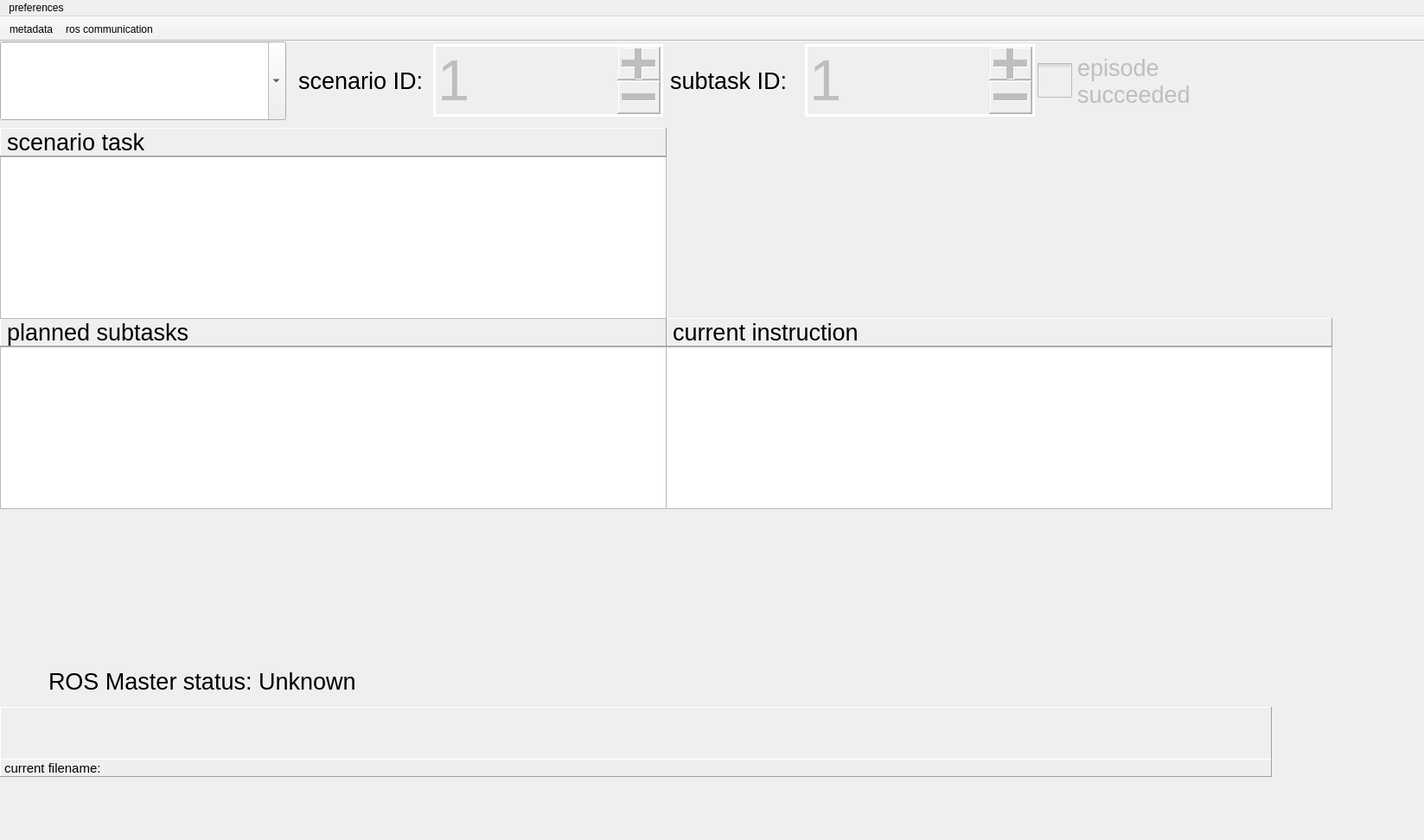
<?xml version="1.0" encoding="UTF-8"?>
<ui version="4.0">
 <class>MainWindow</class>
 <widget class="QMainWindow" name="MainWindow">
  <property name="geometry">
   <rect>
    <x>0</x>
    <y>0</y>
    <width>1647</width>
    <height>972</height>
   </rect>
  </property>
  <property name="sizePolicy">
   <sizepolicy hsizetype="Fixed" vsizetype="Fixed">
    <horstretch>0</horstretch>
    <verstretch>0</verstretch>
   </sizepolicy>
  </property>
  <property name="windowTitle">
   <string>ROS Bag Logger</string>
  </property>
  <widget class="QWidget" name="centralwidget">
   <widget class="QWidget" name="horizontalLayoutWidget">
    <property name="geometry">
     <rect>
      <x>770</x>
      <y>100</y>
      <width>871</width>
      <height>221</height>
     </rect>
    </property>
    <layout class="QHBoxLayout" name="horizontalLayout">
     <item>
      <widget class="QLabel" name="start_button">
       <property name="enabled">
        <bool>false</bool>
       </property>
       <property name="minimumSize">
        <size>
         <width>100</width>
         <height>100</height>
        </size>
       </property>
       <property name="maximumSize">
        <size>
         <width>200</width>
         <height>200</height>
        </size>
       </property>
       <property name="text">
        <string/>
       </property>
       <property name="pixmap">
        <pixmap>resources/start_button.png</pixmap>
       </property>
       <property name="scaledContents">
        <bool>true</bool>
       </property>
      </widget>
     </item>
     <item>
      <widget class="QLabel" name="stop_button">
       <property name="enabled">
        <bool>false</bool>
       </property>
       <property name="minimumSize">
        <size>
         <width>100</width>
         <height>100</height>
        </size>
       </property>
       <property name="maximumSize">
        <size>
         <width>200</width>
         <height>200</height>
        </size>
       </property>
       <property name="text">
        <string/>
       </property>
       <property name="pixmap">
        <pixmap>resources/stop_button.png</pixmap>
       </property>
       <property name="scaledContents">
        <bool>true</bool>
       </property>
      </widget>
     </item>
     <item>
      <widget class="QLabel" name="save_button">
       <property name="enabled">
        <bool>false</bool>
       </property>
       <property name="minimumSize">
        <size>
         <width>100</width>
         <height>100</height>
        </size>
       </property>
       <property name="maximumSize">
        <size>
         <width>200</width>
         <height>200</height>
        </size>
       </property>
       <property name="text">
        <string/>
       </property>
       <property name="pixmap">
        <pixmap>resources/save_button.png</pixmap>
       </property>
       <property name="scaledContents">
        <bool>true</bool>
       </property>
      </widget>
     </item>
     <item>
      <widget class="QLabel" name="discard_button">
       <property name="enabled">
        <bool>false</bool>
       </property>
       <property name="minimumSize">
        <size>
         <width>100</width>
         <height>100</height>
        </size>
       </property>
       <property name="maximumSize">
        <size>
         <width>200</width>
         <height>200</height>
        </size>
       </property>
       <property name="text">
        <string/>
       </property>
       <property name="pixmap">
        <pixmap>resources/discard_button.png</pixmap>
       </property>
       <property name="scaledContents">
        <bool>true</bool>
       </property>
      </widget>
     </item>
    </layout>
   </widget>
   <widget class="QLabel" name="rosbag_srv_status">
    <property name="geometry">
     <rect>
      <x>0</x>
      <y>770</y>
      <width>1471</width>
      <height>61</height>
     </rect>
    </property>
    <property name="font">
     <font>
      <pointsize>20</pointsize>
     </font>
    </property>
    <property name="frameShape">
     <enum>QFrame::Panel</enum>
    </property>
    <property name="frameShadow">
     <enum>QFrame::Raised</enum>
    </property>
    <property name="text">
     <string/>
    </property>
   </widget>
   <widget class="QLabel" name="current_filename">
    <property name="geometry">
     <rect>
      <x>0</x>
      <y>830</y>
      <width>1471</width>
      <height>21</height>
     </rect>
    </property>
    <property name="font">
     <font>
      <pointsize>11</pointsize>
     </font>
    </property>
    <property name="frameShape">
     <enum>QFrame::Panel</enum>
    </property>
    <property name="frameShadow">
     <enum>QFrame::Raised</enum>
    </property>
    <property name="text">
     <string>current filename: </string>
    </property>
   </widget>
   <widget class="QComboBox" name="instruction_source">
    <property name="geometry">
     <rect>
      <x>0</x>
      <y>0</y>
      <width>331</width>
      <height>91</height>
     </rect>
    </property>
    <property name="font">
     <font>
      <pointsize>20</pointsize>
     </font>
    </property>
    <property name="editable">
     <bool>true</bool>
    </property>
    <property name="currentText">
     <string/>
    </property>
   </widget>
   <widget class="QWidget" name="verticalLayoutWidget">
    <property name="geometry">
     <rect>
      <x>770</x>
      <y>320</y>
      <width>771</width>
      <height>221</height>
     </rect>
    </property>
    <layout class="QVBoxLayout" name="verticalLayout">
     <property name="spacing">
      <number>0</number>
     </property>
     <item>
      <widget class="QLabel" name="enter_instruction_label">
       <property name="font">
        <font>
         <pointsize>20</pointsize>
        </font>
       </property>
       <property name="frameShape">
        <enum>QFrame::Panel</enum>
       </property>
       <property name="frameShadow">
        <enum>QFrame::Raised</enum>
       </property>
       <property name="text">
        <string>current instruction</string>
       </property>
      </widget>
     </item>
     <item>
      <widget class="QPlainTextEdit" name="current_instruction">
       <property name="font">
        <font>
         <pointsize>18</pointsize>
        </font>
       </property>
      </widget>
     </item>
    </layout>
   </widget>
   <widget class="QWidget" name="horizontalLayoutWidget_4">
    <property name="geometry">
     <rect>
      <x>0</x>
      <y>710</y>
      <width>412</width>
      <height>61</height>
     </rect>
    </property>
    <layout class="QHBoxLayout" name="horizontalLayout_4">
     <item>
      <widget class="QLabel" name="roscore_status">
       <property name="minimumSize">
        <size>
         <width>50</width>
         <height>50</height>
        </size>
       </property>
       <property name="maximumSize">
        <size>
         <width>50</width>
         <height>50</height>
        </size>
       </property>
       <property name="frameShape">
        <enum>QFrame::NoFrame</enum>
       </property>
       <property name="frameShadow">
        <enum>QFrame::Sunken</enum>
       </property>
       <property name="text">
        <string/>
       </property>
       <property name="pixmap">
        <pixmap>resources/discard_button.png</pixmap>
       </property>
       <property name="scaledContents">
        <bool>true</bool>
       </property>
      </widget>
     </item>
     <item>
      <widget class="QLabel" name="ros_connected_label">
       <property name="font">
        <font>
         <pointsize>20</pointsize>
        </font>
       </property>
       <property name="text">
        <string>ROS Master status: Unknown</string>
       </property>
      </widget>
     </item>
    </layout>
   </widget>
   <widget class="QCheckBox" name="episode_succeeded">
    <property name="enabled">
     <bool>false</bool>
    </property>
    <property name="geometry">
     <rect>
      <x>1200</x>
      <y>0</y>
      <width>221</width>
      <height>91</height>
     </rect>
    </property>
    <property name="font">
     <font>
      <pointsize>20</pointsize>
     </font>
    </property>
    <property name="styleSheet">
     <string notr="true">QCheckBox::indicator {
     width: 40px;
     height: 40px;
}</string>
    </property>
    <property name="text">
     <string>episode
succeeded</string>
    </property>
   </widget>
   <widget class="QWidget" name="horizontalLayoutWidget_2">
    <property name="geometry">
     <rect>
      <x>340</x>
      <y>0</y>
      <width>427</width>
      <height>91</height>
     </rect>
    </property>
    <layout class="QHBoxLayout" name="horizontalLayout_2">
     <item>
      <spacer name="horizontalSpacer">
       <property name="orientation">
        <enum>Qt::Horizontal</enum>
       </property>
       <property name="sizeType">
        <enum>QSizePolicy::Fixed</enum>
       </property>
       <property name="sizeHint" stdset="0">
        <size>
         <width>5</width>
         <height>0</height>
        </size>
       </property>
      </spacer>
     </item>
     <item>
      <widget class="QLabel" name="label">
       <property name="enabled">
        <bool>true</bool>
       </property>
       <property name="maximumSize">
        <size>
         <width>150</width>
         <height>16777215</height>
        </size>
       </property>
       <property name="font">
        <font>
         <pointsize>20</pointsize>
        </font>
       </property>
       <property name="text">
        <string>scenario ID:</string>
       </property>
      </widget>
     </item>
     <item>
      <widget class="QSpinBox" name="episode_id">
       <property name="enabled">
        <bool>false</bool>
       </property>
       <property name="font">
        <font>
         <pointsize>50</pointsize>
        </font>
       </property>
       <property name="styleSheet">
        <string notr="true">QSpinBox::down-button{
    width: 50
}
QSpinBox::up-button{
    width: 50
}</string>
       </property>
       <property name="wrapping">
        <bool>false</bool>
       </property>
       <property name="buttonSymbols">
        <enum>QAbstractSpinBox::PlusMinus</enum>
       </property>
       <property name="suffix">
        <string/>
       </property>
       <property name="minimum">
        <number>1</number>
       </property>
       <property name="maximum">
        <number>999</number>
       </property>
      </widget>
     </item>
    </layout>
   </widget>
   <widget class="QWidget" name="verticalLayoutWidget_2">
    <property name="geometry">
     <rect>
      <x>0</x>
      <y>320</y>
      <width>771</width>
      <height>221</height>
     </rect>
    </property>
    <layout class="QVBoxLayout" name="verticalLayout_2">
     <property name="spacing">
      <number>0</number>
     </property>
     <item>
      <widget class="QLabel" name="enter_planned_subtasks">
       <property name="font">
        <font>
         <pointsize>20</pointsize>
        </font>
       </property>
       <property name="frameShape">
        <enum>QFrame::Panel</enum>
       </property>
       <property name="frameShadow">
        <enum>QFrame::Raised</enum>
       </property>
       <property name="text">
        <string>planned subtasks</string>
       </property>
      </widget>
     </item>
     <item>
      <widget class="QPlainTextEdit" name="planned_subtasks">
       <property name="font">
        <font>
         <pointsize>18</pointsize>
        </font>
       </property>
      </widget>
     </item>
    </layout>
   </widget>
   <widget class="QWidget" name="horizontalLayoutWidget_3">
    <property name="geometry">
     <rect>
      <x>770</x>
      <y>0</y>
      <width>427</width>
      <height>91</height>
     </rect>
    </property>
    <layout class="QHBoxLayout" name="horizontalLayout_3">
     <item>
      <spacer name="horizontalSpacer_2">
       <property name="orientation">
        <enum>Qt::Horizontal</enum>
       </property>
       <property name="sizeType">
        <enum>QSizePolicy::Fixed</enum>
       </property>
       <property name="sizeHint" stdset="0">
        <size>
         <width>5</width>
         <height>0</height>
        </size>
       </property>
      </spacer>
     </item>
     <item>
      <widget class="QLabel" name="label_2">
       <property name="enabled">
        <bool>true</bool>
       </property>
       <property name="maximumSize">
        <size>
         <width>150</width>
         <height>16777215</height>
        </size>
       </property>
       <property name="font">
        <font>
         <pointsize>20</pointsize>
        </font>
       </property>
       <property name="text">
        <string>subtask ID:</string>
       </property>
      </widget>
     </item>
     <item>
      <widget class="QSpinBox" name="subtask_id">
       <property name="enabled">
        <bool>false</bool>
       </property>
       <property name="font">
        <font>
         <pointsize>50</pointsize>
        </font>
       </property>
       <property name="styleSheet">
        <string notr="true">QSpinBox::down-button{
    width: 50
}
QSpinBox::up-button{
    width: 50
}</string>
       </property>
       <property name="wrapping">
        <bool>false</bool>
       </property>
       <property name="buttonSymbols">
        <enum>QAbstractSpinBox::PlusMinus</enum>
       </property>
       <property name="suffix">
        <string/>
       </property>
       <property name="minimum">
        <number>1</number>
       </property>
       <property name="maximum">
        <number>999</number>
       </property>
      </widget>
     </item>
    </layout>
   </widget>
   <widget class="QWidget" name="verticalLayoutWidget_3">
    <property name="geometry">
     <rect>
      <x>0</x>
      <y>100</y>
      <width>771</width>
      <height>221</height>
     </rect>
    </property>
    <layout class="QVBoxLayout" name="verticalLayout_3">
     <property name="spacing">
      <number>0</number>
     </property>
     <item>
      <widget class="QLabel" name="enter_scenario_task">
       <property name="font">
        <font>
         <pointsize>20</pointsize>
        </font>
       </property>
       <property name="frameShape">
        <enum>QFrame::Panel</enum>
       </property>
       <property name="frameShadow">
        <enum>QFrame::Raised</enum>
       </property>
       <property name="text">
        <string>scenario task</string>
       </property>
      </widget>
     </item>
     <item>
      <widget class="QPlainTextEdit" name="scenario_task">
       <property name="font">
        <font>
         <pointsize>18</pointsize>
        </font>
       </property>
      </widget>
     </item>
    </layout>
   </widget>
  </widget>
  <widget class="QMenuBar" name="menubar">
   <property name="geometry">
    <rect>
     <x>0</x>
     <y>0</y>
     <width>1647</width>
     <height>22</height>
    </rect>
   </property>
   <widget class="QMenu" name="menupreferences">
    <property name="title">
     <string>preferences</string>
    </property>
    <addaction name="actionmetadata"/>
    <addaction name="actionconnection"/>
   </widget>
   <addaction name="menupreferences"/>
  </widget>
  <widget class="QToolBar" name="toolBar">
   <property name="windowTitle">
    <string>toolBar</string>
   </property>
   <property name="movable">
    <bool>false</bool>
   </property>
   <property name="iconSize">
    <size>
     <width>80</width>
     <height>80</height>
    </size>
   </property>
   <property name="floatable">
    <bool>true</bool>
   </property>
   <attribute name="toolBarArea">
    <enum>TopToolBarArea</enum>
   </attribute>
   <attribute name="toolBarBreak">
    <bool>false</bool>
   </attribute>
   <addaction name="actionmetadata"/>
   <addaction name="actionconnection"/>
  </widget>
  <action name="actionconnection">
   <property name="icon">
    <iconset>
     <normaloff>resources/ros_icon_cropped.png</normaloff>resources/ros_icon_cropped.png</iconset>
   </property>
   <property name="text">
    <string>ros communication</string>
   </property>
  </action>
  <action name="actionmetadata">
   <property name="icon">
    <iconset>
     <normaloff>resources/user.png</normaloff>resources/user.png</iconset>
   </property>
   <property name="text">
    <string>metadata</string>
   </property>
  </action>
  <action name="actiontopic_relays">
   <property name="enabled">
    <bool>true</bool>
   </property>
   <property name="icon">
    <iconset>
     <normaloff>resources/relay.png</normaloff>resources/relay.png</iconset>
   </property>
   <property name="text">
    <string>topic relays</string>
   </property>
  </action>
 </widget>
 <resources/>
 <connections/>
</ui>
